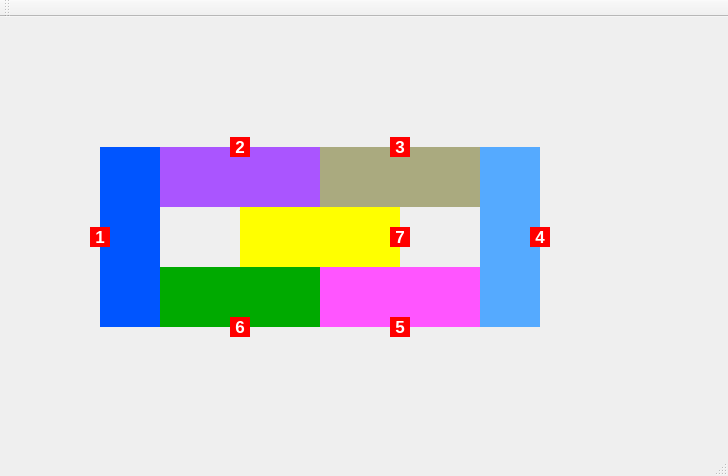
<?xml version="1.0" encoding="UTF-8"?>
<ui version="4.0">
 <class>MainWindow</class>
 <widget class="QMainWindow" name="MainWindow">
  <property name="geometry">
   <rect>
    <x>0</x>
    <y>0</y>
    <width>728</width>
    <height>476</height>
   </rect>
  </property>
  <property name="windowTitle">
   <string>MainWindow</string>
  </property>
  <widget class="QWidget" name="centralWidget">
   <widget class="QLabel" name="labelTrilho02">
    <property name="geometry">
     <rect>
      <x>160</x>
      <y>130</y>
      <width>160</width>
      <height>60</height>
     </rect>
    </property>
    <property name="styleSheet">
     <string notr="true">background-color: rgb(170, 85, 255)</string>
    </property>
    <property name="locale">
     <locale language="Portuguese" country="Brazil"/>
    </property>
    <property name="text">
     <string/>
    </property>
   </widget>
   <widget class="QLabel" name="labelTrilho03">
    <property name="geometry">
     <rect>
      <x>320</x>
      <y>130</y>
      <width>160</width>
      <height>60</height>
     </rect>
    </property>
    <property name="styleSheet">
     <string notr="true">background-color: rgb(170, 170, 127)</string>
    </property>
    <property name="locale">
     <locale language="Portuguese" country="Brazil"/>
    </property>
    <property name="text">
     <string/>
    </property>
   </widget>
   <widget class="QLabel" name="labelTrilho07">
    <property name="geometry">
     <rect>
      <x>240</x>
      <y>190</y>
      <width>160</width>
      <height>60</height>
     </rect>
    </property>
    <property name="styleSheet">
     <string notr="true">background-color: yellow</string>
    </property>
    <property name="locale">
     <locale language="Portuguese" country="Brazil"/>
    </property>
    <property name="text">
     <string/>
    </property>
   </widget>
   <widget class="QLabel" name="labelTrilho05">
    <property name="geometry">
     <rect>
      <x>320</x>
      <y>250</y>
      <width>160</width>
      <height>60</height>
     </rect>
    </property>
    <property name="styleSheet">
     <string notr="true">background-color: rgb(255, 85, 255)</string>
    </property>
    <property name="locale">
     <locale language="Portuguese" country="Brazil"/>
    </property>
    <property name="text">
     <string/>
    </property>
   </widget>
   <widget class="QLabel" name="labelTrilho06">
    <property name="geometry">
     <rect>
      <x>160</x>
      <y>250</y>
      <width>160</width>
      <height>60</height>
     </rect>
    </property>
    <property name="styleSheet">
     <string notr="true">background-color: rgb(0, 170, 0)</string>
    </property>
    <property name="locale">
     <locale language="Portuguese" country="Brazil"/>
    </property>
    <property name="text">
     <string/>
    </property>
   </widget>
   <widget class="QLabel" name="labelTrilho04">
    <property name="geometry">
     <rect>
      <x>480</x>
      <y>130</y>
      <width>60</width>
      <height>180</height>
     </rect>
    </property>
    <property name="styleSheet">
     <string notr="true">background-color: rgb(85, 170, 255)</string>
    </property>
    <property name="locale">
     <locale language="Portuguese" country="Brazil"/>
    </property>
    <property name="text">
     <string/>
    </property>
   </widget>
   <widget class="QLabel" name="labelTrilho01">
    <property name="geometry">
     <rect>
      <x>100</x>
      <y>130</y>
      <width>60</width>
      <height>180</height>
     </rect>
    </property>
    <property name="styleSheet">
     <string notr="true">background-color: rgb(0, 85, 255)</string>
    </property>
    <property name="locale">
     <locale language="Portuguese" country="Brazil"/>
    </property>
    <property name="text">
     <string/>
    </property>
   </widget>
   <widget class="QLabel" name="labelTrem04">
    <property name="geometry">
     <rect>
      <x>530</x>
      <y>210</y>
      <width>20</width>
      <height>20</height>
     </rect>
    </property>
    <property name="font">
     <font>
      <pointsize>13</pointsize>
      <weight>75</weight>
      <bold>true</bold>
     </font>
    </property>
    <property name="styleSheet">
     <string notr="true">background-color: red;
color: white;</string>
    </property>
    <property name="locale">
     <locale language="Portuguese" country="Brazil"/>
    </property>
    <property name="text">
     <string>4</string>
    </property>
    <property name="alignment">
     <set>Qt::AlignCenter</set>
    </property>
   </widget>
   <widget class="QLabel" name="labelTrem01">
    <property name="geometry">
     <rect>
      <x>90</x>
      <y>210</y>
      <width>20</width>
      <height>20</height>
     </rect>
    </property>
    <property name="font">
     <font>
      <pointsize>13</pointsize>
      <weight>75</weight>
      <bold>true</bold>
     </font>
    </property>
    <property name="styleSheet">
     <string notr="true">background-color: red;
color: white	;</string>
    </property>
    <property name="locale">
     <locale language="Portuguese" country="Brazil"/>
    </property>
    <property name="text">
     <string>1</string>
    </property>
    <property name="textFormat">
     <enum>Qt::AutoText</enum>
    </property>
    <property name="alignment">
     <set>Qt::AlignCenter</set>
    </property>
   </widget>
   <widget class="QLabel" name="labelTrem02">
    <property name="geometry">
     <rect>
      <x>230</x>
      <y>120</y>
      <width>20</width>
      <height>20</height>
     </rect>
    </property>
    <property name="font">
     <font>
      <pointsize>13</pointsize>
      <weight>75</weight>
      <bold>true</bold>
     </font>
    </property>
    <property name="styleSheet">
     <string notr="true">background-color: red;
color: white;</string>
    </property>
    <property name="locale">
     <locale language="Portuguese" country="Brazil"/>
    </property>
    <property name="text">
     <string>2</string>
    </property>
    <property name="alignment">
     <set>Qt::AlignCenter</set>
    </property>
   </widget>
   <widget class="QLabel" name="labelTrem03">
    <property name="geometry">
     <rect>
      <x>390</x>
      <y>120</y>
      <width>20</width>
      <height>20</height>
     </rect>
    </property>
    <property name="font">
     <font>
      <pointsize>13</pointsize>
      <weight>75</weight>
      <bold>true</bold>
     </font>
    </property>
    <property name="styleSheet">
     <string notr="true">background-color: red;
color: white;</string>
    </property>
    <property name="locale">
     <locale language="Portuguese" country="Brazil"/>
    </property>
    <property name="text">
     <string>3</string>
    </property>
    <property name="alignment">
     <set>Qt::AlignCenter</set>
    </property>
   </widget>
   <widget class="QLabel" name="labelTrem05">
    <property name="geometry">
     <rect>
      <x>390</x>
      <y>300</y>
      <width>20</width>
      <height>20</height>
     </rect>
    </property>
    <property name="font">
     <font>
      <pointsize>13</pointsize>
      <weight>75</weight>
      <bold>true</bold>
     </font>
    </property>
    <property name="styleSheet">
     <string notr="true">background-color: red;
color: white;</string>
    </property>
    <property name="locale">
     <locale language="Portuguese" country="Brazil"/>
    </property>
    <property name="text">
     <string>5</string>
    </property>
    <property name="alignment">
     <set>Qt::AlignCenter</set>
    </property>
   </widget>
   <widget class="QLabel" name="labelTrem06">
    <property name="geometry">
     <rect>
      <x>230</x>
      <y>300</y>
      <width>20</width>
      <height>20</height>
     </rect>
    </property>
    <property name="font">
     <font>
      <pointsize>13</pointsize>
      <weight>75</weight>
      <bold>true</bold>
     </font>
    </property>
    <property name="styleSheet">
     <string notr="true">background-color: red;
color: white;</string>
    </property>
    <property name="locale">
     <locale language="Portuguese" country="Brazil"/>
    </property>
    <property name="text">
     <string>6</string>
    </property>
    <property name="alignment">
     <set>Qt::AlignCenter</set>
    </property>
   </widget>
   <widget class="QLabel" name="labelTrem07">
    <property name="geometry">
     <rect>
      <x>390</x>
      <y>210</y>
      <width>20</width>
      <height>20</height>
     </rect>
    </property>
    <property name="font">
     <font>
      <pointsize>13</pointsize>
      <weight>75</weight>
      <bold>true</bold>
     </font>
    </property>
    <property name="styleSheet">
     <string notr="true">background-color: red;
color: white;</string>
    </property>
    <property name="locale">
     <locale language="Portuguese" country="Brazil"/>
    </property>
    <property name="text">
     <string>7</string>
    </property>
    <property name="alignment">
     <set>Qt::AlignCenter</set>
    </property>
   </widget>
  </widget>
  <widget class="QMenuBar" name="menuBar">
   <property name="geometry">
    <rect>
     <x>0</x>
     <y>0</y>
     <width>728</width>
     <height>25</height>
    </rect>
   </property>
  </widget>
  <widget class="QToolBar" name="mainToolBar">
   <attribute name="toolBarArea">
    <enum>TopToolBarArea</enum>
   </attribute>
   <attribute name="toolBarBreak">
    <bool>false</bool>
   </attribute>
  </widget>
  <widget class="QStatusBar" name="statusBar"/>
 </widget>
 <layoutdefault spacing="6" margin="11"/>
 <resources/>
 <connections/>
</ui>
